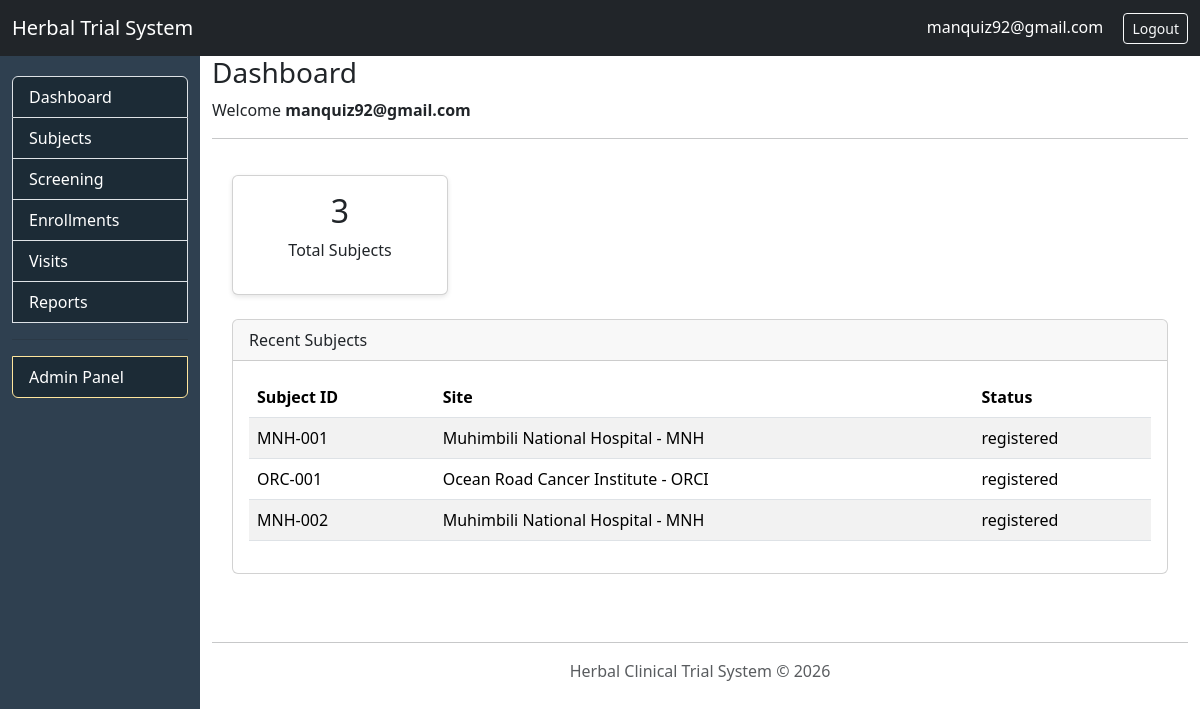
Before: /dashboard/ (signed in) with the older database file.
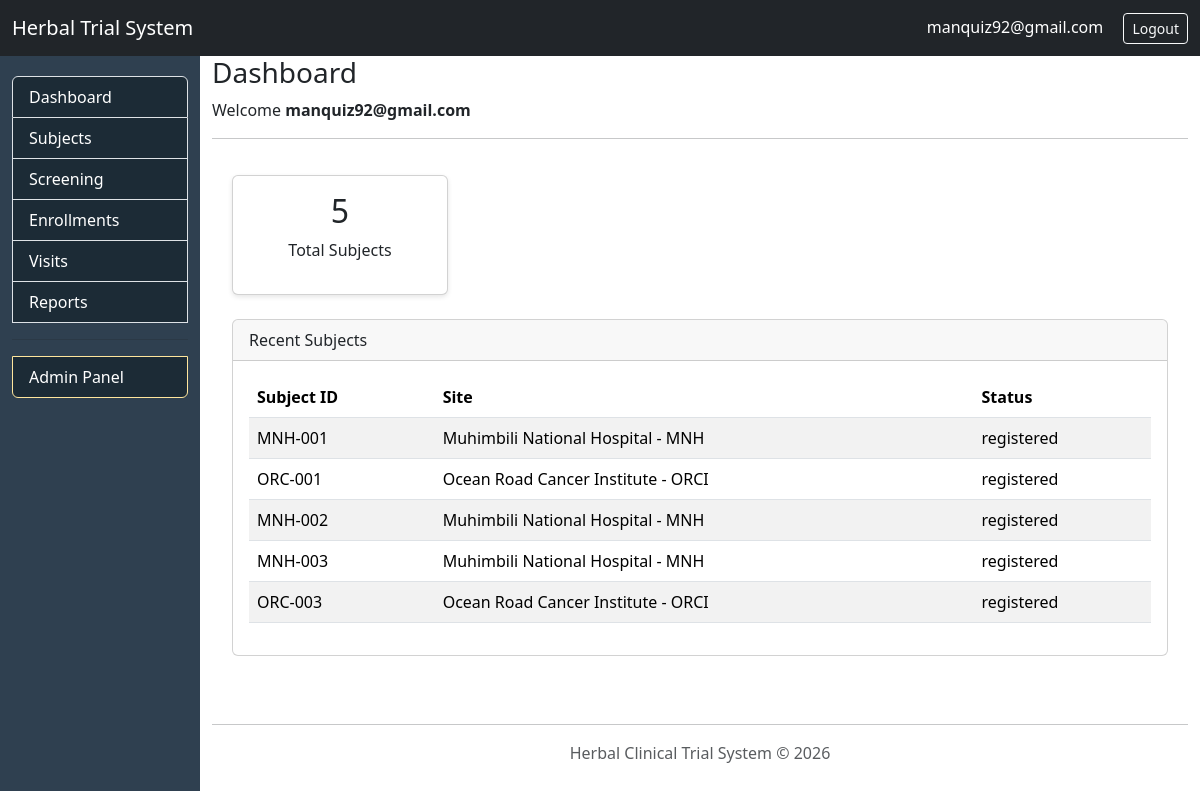
After: the same page with the newer database file.
### herbal/models/subjects/subject_model.py (models this page shows, shortened)
class Subject(BaseModel):
    subject_id = models.CharField(max_length=50, unique=True)
    first_name = models.CharField(max_length=100)
    last_name = models.CharField(max_length=100)
    sex = models.CharField(
        max_length=10, choices=[("Male", "Male"), ("Female", "Female")]
    )
    date_of_birth = models.DateField()
    phone = models.CharField(max_length=20, blank=True, null=True)
    village = models.CharField(max_length=100, blank=True)
    registration_date = models.DateField(auto_now_add=True)
    site = models.ForeignKey(Site, on_delete=models.PROTECT)
    objects = SiteRestrictedManager()
    @property
    def status(self):
        if hasattr(self, "enrollment") and self.enrollment:
            return "enrolled"
        if hasattr(self, "screening") and self.screening:
            return "screened"
        return "registered"

### sites/models/site_model.py (models this page shows)
class Site(models.Model):
    name = models.CharField(max_length=100)
    code = models.CharField(max_length=4)
    def __str__(self):
        return f"{self.name} - {self.code}"

### dashboard/views/dashboard/dashboard_view.py (the view)
# urls.py: path("dashboard/", dashboard_view, name="dashboard"),
@login_required
def dashboard_view(request):
    user = request.user
    profile = user.staff_profile
    role = profile.role
    subjects = Subject.objects.all()
    if role == "data_clerk" or role == "coordinator":
        subjects = subjects.filter(site=profile.site)
    elif role in ["monitor", "reviewer", "pi"]:
        subjects = subjects.filter(site__in=profile.assigned_sites.all())
    total_subjects = subjects.count()
    context = {
        "role": role,
        "subjects": subjects[:10],  # latest 10
        "total_subjects": total_subjects,
    }
    return render(request, "dashboard/dashboard.html", context)

### core/managers/site_manager.py (called while the page is built)
    def get_queryset(self):
        return SiteRestrictedQuerySet(self.model, using=self._db)

### dashboard/templates/dashboard/dashboard.html
{% extends "base.html" %}
{% block content %}
<div class="row">
    <div class="col-md-3">
        <div class="card dashboard-card">
            <div class="card-body text-center">
                <h2>{{ total_subjects }}</h2>
                <p>Total Subjects</p>
            </div>
        </div>
    </div>
</div>
<br>
<div class="card">
    <div class="card-header">
        Recent Subjects
    </div>
    <div class="card-body">
        <table class="table table-striped">
            <thead>
                <tr>
                    <th>Subject ID</th>
                    <th>Site</th>
                    <th>Status</th>
                </tr>
            </thead>
            <tbody>
                {% for subject in subjects %}
                <tr>
                    <td>{{ subject.subject_id }}</td>
                    <td>{{ subject.site }}</td>
                    <td>{{ subject.status }}</td>
                </tr>
                {% empty %}
                <tr>
                    <td colspan="3">No subjects available</td>
                </tr>
                {% endfor %}
            </tbody>
        </table>
    </div>
</div>
{% endblock %}

Changed rows visible on the page:
added Subject: subject_id "MNH-003", site "Muhimbili National Hospital - MNH", status "registered"
added Subject: subject_id "ORC-003", site "Ocean Road Cancer Institute - ORCI", status "registered"
Other visible differences:
{{ total_subjects }}: "3" → "5"
